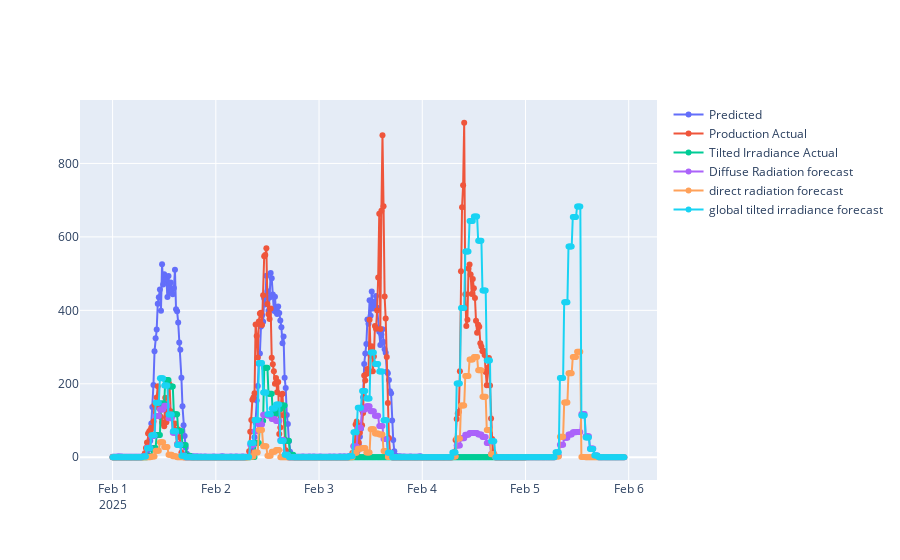

Here is the notebook cell this chart was saved with:
### Code cell
try:
    start_date = '2025-01-01'
    forecast_date = '2025-02-01'
    future_date = '2025-02-05'

    forecast_horizont = 3
    history_horizont = -3 # for the visualizations

    # forecast_date to datetime
    forecast_date = datetime.strptime(forecast_date, '%Y-%m-%d')
    # future_date to datetime
    future_date = datetime.strptime(future_date, '%Y-%m-%d')


    predictions_best = predictor.predict(data=train_data, known_covariates=future_covariates)
    predictions_best = predictions_best.clip(lower=0)
    df_pred_best = predictions_best.reset_index()

    ref_actual_production = fetch_production_data(forecast_date.strftime('%Y-%m-%d'), future_date.strftime('%Y-%m-%d'))
  
    # fetch weather forecast
    ref_weather_forecast = fetch_weather_data(forecast_date.strftime('%Y-%m-%d'), future_date.strftime('%Y-%m-%d'))
    ref_weather_forecast.rename(columns={'date': 'timestamp'}, inplace=True)

    
    fig_actual = go.Figure()

    # Prediction:
    fig_actual.add_trace(go.Scatter(
        x=df_pred_best['timestamp'],
        y=df_pred_best['0.9'], #?????????? Мисля, че трябва да е 0.9
        mode='lines+markers',
        name='Predicted'
    ))
    # Actual Production:
    fig_actual.add_trace(go.Scatter(
        x=ref_actual_production['timestamp'],
        y=ref_actual_production['production'],
        mode='lines+markers',
        name='Production Actual',     
    ))
    # Actual Weather top 3 features:
    fig_actual.add_trace(go.Scatter(
        x=ref_actual_production['timestamp'],
        y=ref_actual_production['global_tilted_irradiance'],
        mode='lines+markers',
        name='Tilted Irradiance Actual',     
    ))
    # fig_actual.add_trace(go.Scatter(
    #     x=ref_actual_production['timestamp'],
    #     y=ref_actual_production['diffuse_radiation'],
    #     mode='lines+markers',
    #     name='diffuse radiation',     
    # ))
    # Weather Forecast top 3 features
    fig_actual.add_trace(go.Scatter(
        x=ref_weather_forecast['timestamp'],
        y=ref_weather_forecast['diffuse_radiation'],
        mode='lines+markers',
        name='Diffuse Radiation forecast',     
    ))
    fig_actual.add_trace(go.Scatter(
        x=ref_weather_forecast['timestamp'],
        y=ref_weather_forecast['direct_radiation'],
        mode='lines+markers',
        name='direct radiation forecast',     
    ))
    fig_actual.add_trace(go.Scatter(
        x=ref_weather_forecast['timestamp'],
        y=ref_weather_forecast['global_tilted_irradiance'],
        mode='lines+markers',
        name='global tilted irradiance forecast',     
    ))
    

    
    fig_actual.show()
except Exception as e:
    logger.error("Error visualizing actual vs. predicted production: " + str(e))

### Figure 1 — Plotly figure (JSON) as saved in the notebook; plotly's stock layout.template omitted (floating-point values rounded to 4 significant figures; data arrays with more than 128 entries replaced by an {"elided": "..."} marker saying what was removed)
{"data": [{"mode": "lines+markers", "name": "Predicted", "type": "scatter", "x": {"elided": "288 str values"}, "y": {"elided": "288 float values"}}, {"mode": "lines+markers", "name": "Production Actual", "type": "scatter", "x": {"elided": "385 str values"}, "y": {"elided": "385 float values"}}, {"mode": "lines+markers", "name": "Tilted Irradiance Actual", "type": "scatter", "x": {"elided": "385 str values"}, "y": {"elided": "385 str values"}}, {"mode": "lines+markers", "name": "Diffuse Radiation forecast", "type": "scatter", "x": {"elided": "477 str values"}, "y": {"elided": "477 int values"}}, {"mode": "lines+markers", "name": "direct radiation forecast", "type": "scatter", "x": {"elided": "477 str values"}, "y": {"elided": "477 int values"}}, {"mode": "lines+markers", "name": "global tilted irradiance forecast", "type": "scatter", "x": {"elided": "477 str values"}, "y": {"elided": "477 float values"}}], "layout": {}}
